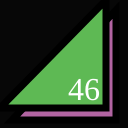
Frame 1 (no input)
Frame 60 (no input): identical to frame 1, image omitted
Frame 120 (the mouse pressed at the canvas centre since frame 60): identical to frame 1, image omitted

The p5.js sketch that drew this single still picture (run headless with seeded random() and noise() and a simulated clock; from frame 60 on, the mouse is pressed at the canvas centre):

// p5.js sketch
// ── sketch.js
function setup() {
  createCanvas(128,128);
}

function draw() {
  background(7);
  strokeWeight(7);
  fill(178, 100, 162);
  triangle(12,120,116,120,116,10);
  fill(94, 185, 84);
  triangle(0,108,106,108,106,0);
  fill(255);
  textSize(32);
  textFont("serif");
  text("46", 68, 100);
}
